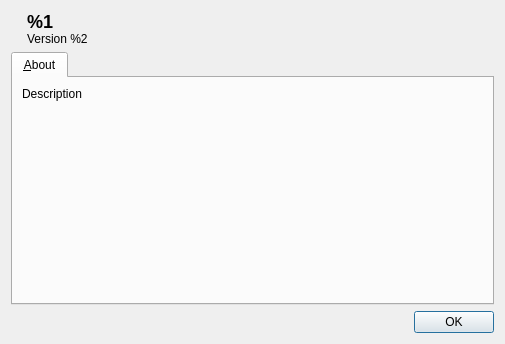
<?xml version="1.0" encoding="UTF-8"?>
<ui version="4.0">
 <class>AboutDialog</class>
 <widget class="QDialog" name="AboutDialog">
  <property name="geometry">
   <rect>
    <x>0</x>
    <y>0</y>
    <width>505</width>
    <height>344</height>
   </rect>
  </property>
  <property name="windowTitle">
   <string>HDF Guide</string>
  </property>
  <layout class="QVBoxLayout" name="verticalLayout">
   <item>
    <layout class="QHBoxLayout" name="horizontalLayout">
     <property name="spacing">
      <number>9</number>
     </property>
     <item>
      <widget class="QLabel" name="appIconLabel">
       <property name="text">
        <string/>
       </property>
       <property name="pixmap">
        <pixmap resource="resources.qrc">:/icons/app-icon-64.png</pixmap>
       </property>
      </widget>
     </item>
     <item>
      <widget class="QLabel" name="messageLabel">
       <property name="text">
        <string>&lt;p&gt;&lt;b&gt;&lt;font size=&quot;5&quot;&gt;%1&lt;/font&gt;&lt;/b&gt;&lt;br&gt;Version %2&lt;/p&gt;</string>
       </property>
       <property name="scaledContents">
        <bool>false</bool>
       </property>
       <property name="alignment">
        <set>Qt::AlignLeading|Qt::AlignLeft|Qt::AlignTop</set>
       </property>
      </widget>
     </item>
     <item>
      <spacer name="horizontalSpacer">
       <property name="orientation">
        <enum>Qt::Horizontal</enum>
       </property>
       <property name="sizeHint" stdset="0">
        <size>
         <width>40</width>
         <height>20</height>
        </size>
       </property>
      </spacer>
     </item>
    </layout>
   </item>
   <item>
    <widget class="QTabWidget" name="tabWidget">
     <property name="currentIndex">
      <number>0</number>
     </property>
     <property name="usesScrollButtons">
      <bool>false</bool>
     </property>
     <widget class="QWidget" name="aboutTab">
      <attribute name="title">
       <string>&amp;About</string>
      </attribute>
      <layout class="QVBoxLayout" name="verticalLayout_2">
       <item>
        <widget class="QLabel" name="descriptionLabel">
         <property name="text">
          <string>Description</string>
         </property>
         <property name="wordWrap">
          <bool>true</bool>
         </property>
         <property name="openExternalLinks">
          <bool>true</bool>
         </property>
        </widget>
       </item>
       <item>
        <spacer name="verticalSpacer">
         <property name="orientation">
          <enum>Qt::Vertical</enum>
         </property>
         <property name="sizeHint" stdset="0">
          <size>
           <width>20</width>
           <height>40</height>
          </size>
         </property>
        </spacer>
       </item>
      </layout>
     </widget>
    </widget>
   </item>
   <item>
    <widget class="QDialogButtonBox" name="buttonBox">
     <property name="orientation">
      <enum>Qt::Horizontal</enum>
     </property>
     <property name="standardButtons">
      <set>QDialogButtonBox::Ok</set>
     </property>
    </widget>
   </item>
  </layout>
 </widget>
 <resources>
  <include location="resources.qrc"/>
 </resources>
 <connections>
  <connection>
   <sender>buttonBox</sender>
   <signal>accepted()</signal>
   <receiver>AboutDialog</receiver>
   <slot>accept()</slot>
   <hints>
    <hint type="sourcelabel">
     <x>248</x>
     <y>254</y>
    </hint>
    <hint type="destinationlabel">
     <x>157</x>
     <y>274</y>
    </hint>
   </hints>
  </connection>
  <connection>
   <sender>buttonBox</sender>
   <signal>rejected()</signal>
   <receiver>AboutDialog</receiver>
   <slot>reject()</slot>
   <hints>
    <hint type="sourcelabel">
     <x>316</x>
     <y>260</y>
    </hint>
    <hint type="destinationlabel">
     <x>286</x>
     <y>274</y>
    </hint>
   </hints>
  </connection>
 </connections>
</ui>
